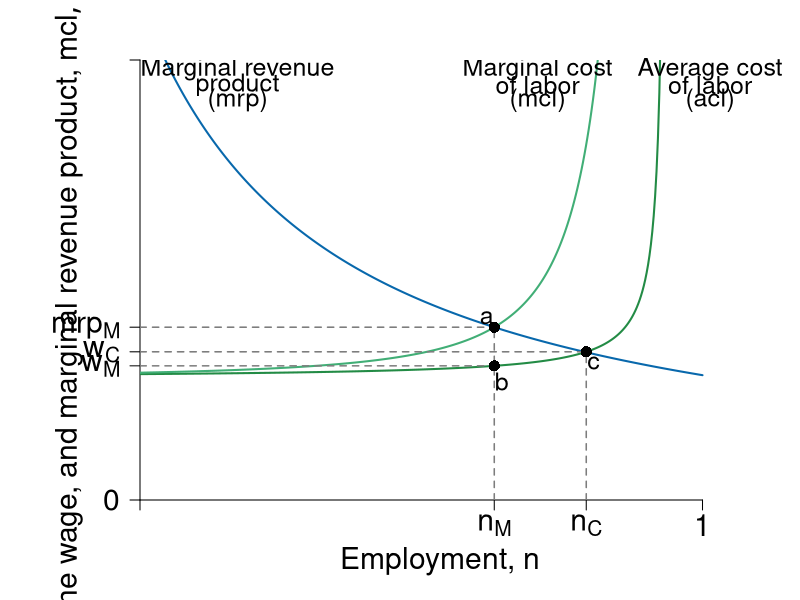

The R source for this figure:
require(shape, rootSolve)

#define functions
Delta <- function(n,v=0.05){
  1-v*n / (1-n)
}

ACL <- function(n, a = 1, tau = 0.5, v = 0.05, b = 2, s = 0) {
  a / ( tau * Delta(n,v) ) + b - s
}


MCL <- function(n,a=1,tau = 0.5 , v = 0.05, b = 2, s= 0) {
  d_Delta <- function(n,v= 0.05){
    -v/(1-n)^2
  }
  d_ACL <- function(n,a=1,tau = 0.5 , v = 0.05, b = 2, s= 0){
    - a*d_Delta(n,v) / (tau * Delta(n,v)^2)
  }
  ACL(n,a,tau,v,b,s) + n * d_ACL(n, a,tau, v, b, s)
}

MRP<-function(n){
  4/n
}
# solve the level of employment in different setting.
employment <- function(a=1,tau = 0.5 , v = 0.05, b = 2, s = 0, min = FALSE){
  ## return the employment level
  ## The four cases: 
  ## No EITC, no min wage:  employment()
  ## No EITC, min = 4.6: employment(min =  4.6)
  ## EITC, no min wage: employment(s=1)
  ## EITC, min = 4.6: employment(min = 4.6, s = 1)
  nmax <- 1/(1+v)-0.001
  if (min == FALSE){
    n <- uniroot(MRP_eq_MCL(n,a,tau,v,b,s),c(0.0001,nmax))$root
  } else{
    n1 <- uniroot(MRP_eq_min(n, min),c(0.0001,nmax))$root
    n2 <- uniroot(ACL_eq_min(n, a, tau, v, b, s, min),c(0.0001,nmax))$root
    n <- min(n1,n2)
  }
  return(n)
}

MRP_eq_MCL <- function(n,a=1,tau = 0.5 , v = 0.05, b = 2, s = 0){
  equation <- function(n){
    MRP(n) - MCL(n,a,tau,v, b, s)
  }
}
ACL_eq_min <- function(n, a = 1, tau = 0.5, v = 0.05, b = 2, s = 0, min = 4.6){
  equation<-function(n){
    ACL(n,a,tau,v,b,s)-min
  }
}
MRP_eq_min <- function(n,min=4.6){
  equation <- function(n){
    MRP(n) - min
  }
}
Min <- function(n, min = 4.6){
  min*n/n
}

#Set parameters for graphics
axislabelsize <- 1.8
labelsize <- 1.5
namesize <- 1.8
annotatesize <- 1.5
graphlinewidth <- 2
segmentlinewidth <- 1.5

COL <- c("#7fc97f", "#beaed4", "#fdc086", "#ffff99", "#386cb0", "#f0027f", "#bf5b17", "#666666")
COLA <- c("#e0f3db", "#99d8c9","#66c2a4","#41ae76", "#238b45", "#005824")
COLB <- c("#4eb3d3", "#2b8cbe", "#0868ac","#084081")
grays <- gray.colors(25, start = 1, end = 0)


ylims <- c(0, 14.1)
xlims <- c(0.25, 1.05)
npts <- 501
x <- seq(xlims[1], xlims[2], length.out = npts)
y <- seq(ylims[1], ylims[2], length.out = npts) 

# ----
# first plot: competitive vs monopsony
pdf(file = "employment/monopsony_minwage1.pdf", width = 12, height = 10)
par(mar =  c(5, 7, 3, 3))

#Notice the plot starts at x = 0.2 not 0
plot(xlims[1], 0, xlim = xlims, ylim = ylims, type = "n",
     xlab = expression(paste("")),
     ylab = expression(paste("")), 
     xaxt = "n", 
     yaxt = "n", 
     cex.lab = axislabelsize, 
     bty = "n", 
     xaxs="i", 
     yaxs="i"
)

# ticksx <- seq(from = 0, to = xlims[2], by = 0.2)
# xlabels <- seq(from = 0, to = xlims[2], by = 0.2)
# ticksy <- seq(from = 0, to = ylims[2], by = 2)
# ylabels <- seq(from = 0, to = ylims[2], by = 2)

ticksx <- c(xlims[1], employment(), 0.845, 1)
xlabels <- c(NA, expression(paste(n[M])), expression(paste(n[C])), 1)
ticksy <- c(ylims[1], ACL(employment()), ACL(0.845), MCL(employment()), ylims[2])
ylabels <- c(0, expression(paste(w[M])), expression(paste(w[C])), expression(paste("mrp"["M"])), NA)

axis(1, at = ticksx, pos = 0, labels = xlabels, cex.axis = axislabelsize)
axis(2, at = ticksy, pos = xlims[1], labels = ylabels, las = 1, cex.axis = axislabelsize)

npts <- 500 
xx1 <- seq(0.01, 0.95, length.out = npts)
xx2 <- seq(0, 1, length.out = 600)

#Draw the graphs
lines(xx1, ACL(xx1), col = COLA[5], lwd  = graphlinewidth)
lines(xx1, MCL(xx1), col = COLA[4], lwd = graphlinewidth)
lines(xx2, MRP(xx2), col = COLB[3], lwd = graphlinewidth)
#lines(xx2, Min(xx2, 4), col = COL[2],lwd = graphlinewidth)
#lines(xx1, Min(xx1), col = COL[6], lwd = graphlinewidth)
# with s=1
## lines(xx1, ACL(xx1, s = 1), col = COLA[3], lwd = graphlinewidth, lty= 3)
## lines(xx1, MCL(xx1, s = 1), col = COLB[1], lwd = graphlinewidth,lty = 3)

#Axis labels
mtext(expression(paste("Employment, ", n)), side = 1, line = 3, cex = axislabelsize)
text(0.155, 0.5*ylims[2], expression(paste("Costs, the wage, and marginal revenue product, ", list(mcl, acl, w, mrp) )), xpd = TRUE, cex = axislabelsize, srt = 90) 


#add segments
segments(0, ACL(employment()), employment(), ACL(employment()), lty = 2, col = grays[20], lwd = segmentlinewidth)
segments(employment(), 0, employment(), MRP(employment()), lty = 2, col = grays[20], lwd = segmentlinewidth)

segments(0, ACL(0.845), 0.845, ACL(0.845), lty = 2, col = grays[20], lwd = segmentlinewidth)
segments(0.845, 0, 0.845, ACL(0.845), lty = 2, col = grays[20], lwd = segmentlinewidth)

segments(0, MCL(employment()), employment(), MCL(employment()), lty = 2, col = grays[20], lwd = segmentlinewidth)
## add points

points(employment(), ACL(employment()), pch = 16, col = "black", cex = 1.5)
points(employment(), MRP(employment()), pch = 16, col = "black", cex = 1.5)
points(0.845, ACL(0.845), pch = 16, col = "black", cex = 1.5)

# label points
text(employment() + 0.01, ACL(employment()) - 0.5 , "b", cex = labelsize)
text(employment() - 0.01, MCL(employment()) + 0.3 , "a", cex = labelsize)
text(0.845 + 0.01, ACL(0.85) - 0.4, "c", cex = labelsize)


# add labels to graphs
#text(1.03, 14.3, "Monopsony", cex = axislabelsize, xpd = TRUE)
text(1.01, 13.8, "Average cost", cex = labelsize, xpd = TRUE)
text(1.01, 13.3, "of labor", cex = labelsize, xpd = TRUE)
text(1.01, 12.8, "(acl)", cex = labelsize, xpd = TRUE)

#text(0.77, 14.3, "Monopsony", cex = axislabelsize, xpd = TRUE)
text(0.78, 13.8, "Marginal cost", cex = labelsize)
text(0.78, 13.3, "of labor", cex = labelsize)
text(0.78, 12.8, "(mcl)", cex = labelsize)

text(0.38, 13.8, "Marginal revenue", cex = labelsize)
text(0.38, 13.3, "product", cex = labelsize)
text(0.38, 12.8, "(mrp)", cex = labelsize)

#text(0.58, ACL(0.85) - 1.1, "Minimum wage", cex = axislabelsize)
#text(0.58, ACL(0.85) - 1.6, "not binding", cex = axislabelsize)

# text(0.85, 3.7, "Competitive", cex = axislabelsize)
# text(0.85, 3.2, "Marginal cost", cex = axislabelsize)
# text(0.85, 2.7, "of labor", cex = axislabelsize)
# text(0.85, 2.2, expression(paste( (mcl[C]) )), cex = axislabelsize)



dev.off()
